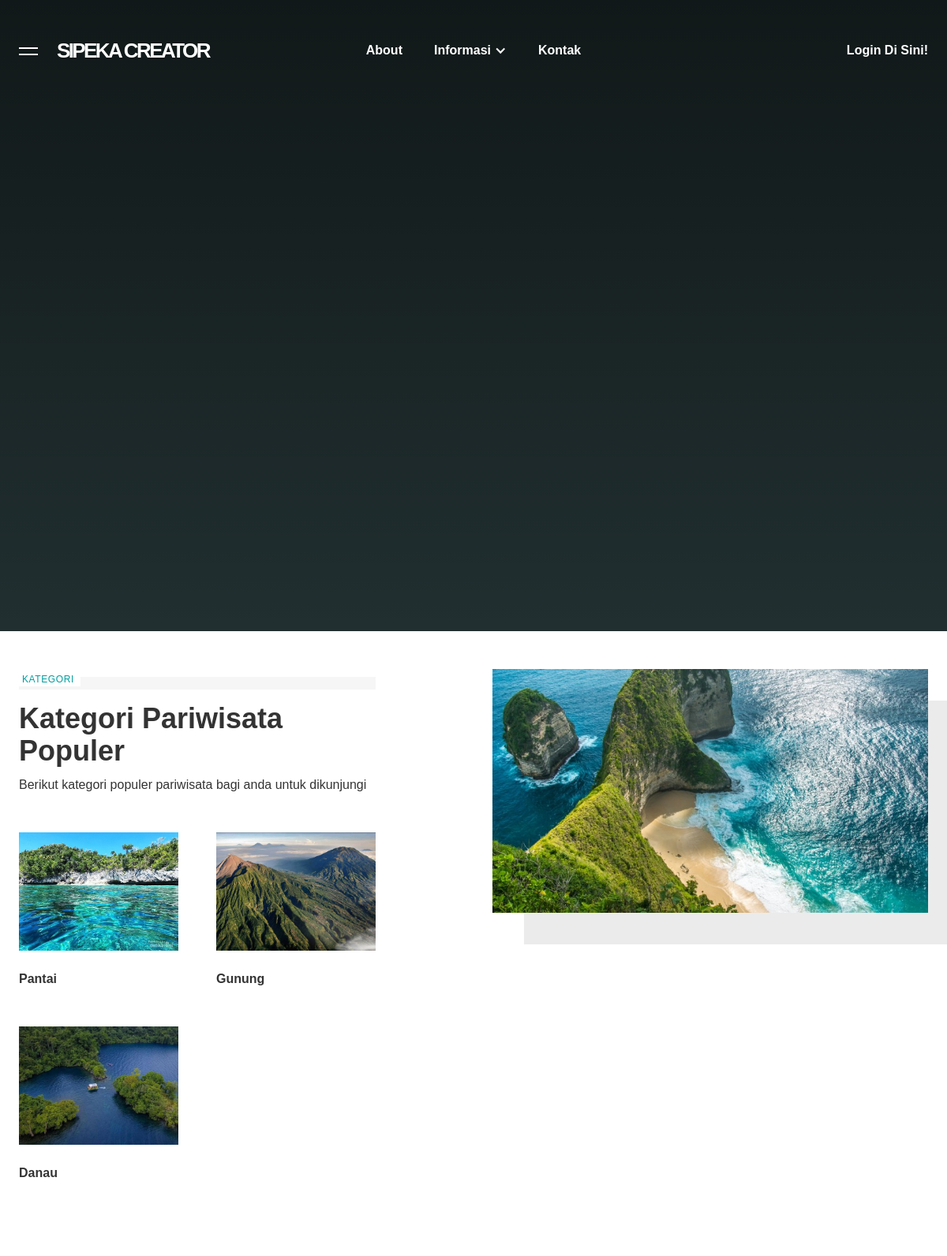
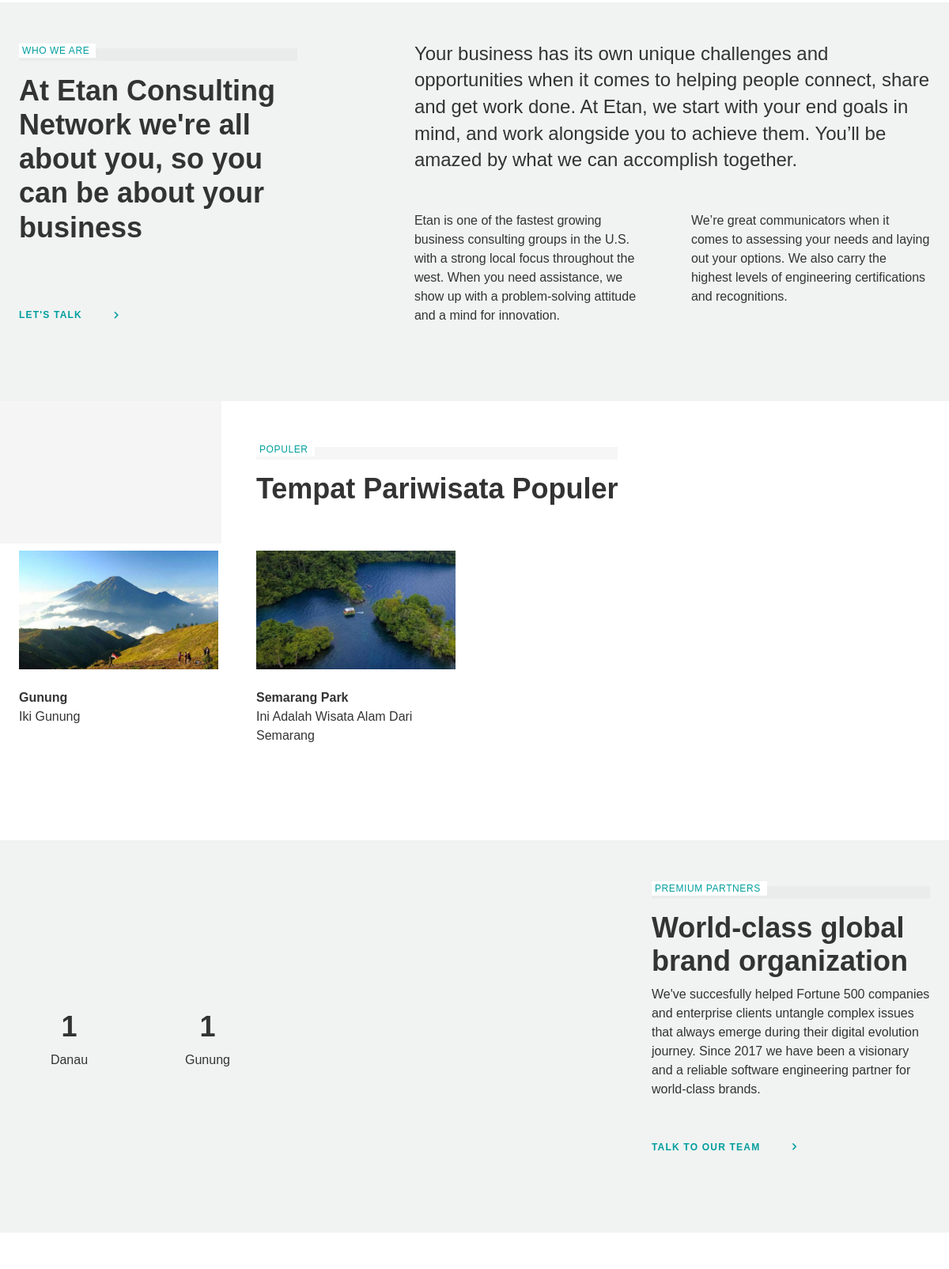
The page / (upper part) on the database its author committed (2 pictures, top to bottom).
### tables this page shows
CREATE TABLE `slider` (
  `id_slider` int(11) NOT NULL,
  `slider` text NOT NULL
);

CREATE TABLE `kategori_wisata` (
  `id_kategori_wisata` int(11) NOT NULL,
  `kategori_wisata` varchar(255) NOT NULL,
  `img_kategori_wisata` text NOT NULL
);

CREATE TABLE `wisata` (
  `id_wisata` int(11) NOT NULL,
  `nama_wisata` varchar(255) DEFAULT NULL,
  `email_wisata` varchar(255) DEFAULT NULL,
  `no_hp_wisata` varchar(255) DEFAULT NULL,
  `website_wisata` varchar(255) DEFAULT NULL,
  `alamat_wisata` text DEFAULT NULL,
  `latitude` varchar(255) DEFAULT NULL,
  `longitude` varchar(255) NOT NULL,
  `id_kategori_wisata` int(11) DEFAULT NULL,
  `deskripsi_wisata` text DEFAULT NULL,
  `img` text DEFAULT NULL,
  `id_provinsi` char(2) DEFAULT NULL,
  `id_kota_kab` char(5) DEFAULT NULL,
  `id_kecamatan` char(8) DEFAULT NULL,
  `id_desa_kelurahan` char(13) DEFAULT NULL,
  `slug` text NOT NULL
);

### application/controllers/Welcome.php (called while the page is built, shortened)
<?php
class Welcome extends CI_Controller {
	public function index()
	{
		$data['wisata_populer'] = $this->db->select('*')->from('wisata')->order_by('id_wisata', 'DESC')->limit(4)->get()->result_array();
		$data['persebaran_wisata'] = $this->db->select('*')->from('wisata')->order_by('id_wisata', 'DESC')->limit(6)->get()->result_array();
		$data['kategori_populer'] = $this->db->select('*')->from('kategori_wisata')->order_by('id_kategori_wisata', 'DESC')->limit(4)->get()->result_array();
		$data['maps'] = $this->db->select('*')->from('wisata')->get()->result_array();
		$data['count'] = $this->db->select('kategori_wisata, count(*) as jumlah')->from('wisata')->join('kategori_wisata', 'kategori_wisata.id_kategori_wisata = wisata.id_kategori_wisata')->group_by('wisata.id_kategori_wisata')->limit(4)->get()->result_array();
		$data['informasi'] = $this->db->select('*')->from('informasi')->order_by('id_informasi', 'DESC')->join('kategori_informasi', 'kategori_informasi.id_kategori_informasi = informasi.id_kategori_informasi')->limit(6)->get()->result_array();
		$data['event'] = $this->db->select('*')->from('event')->order_by('id_event', 'DESC')->join('kategori_event', 'kategori_event.id_kategori_event = event.id_kategori_event')->limit(6)->get()->result_array();
		$data['slider'] = $this->db->select('*')->from('slider')->limit(1)->get()->result_array();
		$data['slider_text'] = $this->db->select('*')->from('slider_text')->get()->result_array();
		$this->load->view('welcome', $data);
	}
}

### index.php (called while the page is built, shortened)
<?php
require_once BASEPATH.'core/CodeIgniter.php';

### application/views/welcome.php (the view, shortened to what this page needs)
<!DOCTYPE html>
<html data-wf-page="5d68c92e8dfed95df459a334" data-wf-site="5d68c92e8dfed9e8e859a331">
<head>
  <link href="<?= base_url() ?>assets_guest/css/normalize.css" rel="stylesheet" type="text/css">
  <link href="<?= base_url() ?>assets_guest/css/webflow.css" rel="stylesheet" type="text/css">
  <link href="<?= base_url() ?>assets_guest/css/etan.webflow.css" rel="stylesheet" type="text/css">
  </head>
  <body>
    <div class="section-header position-absolute">
      <div class="container space-between align-middle">
        <div data-collapse="medium" data-animation="default" data-duration="400" class="navbar w-nav">
          <div class="navbar-container align-middle w-container">
            <div class="col lg-4 order-first no-padding-left no-margin-bottom flex-horizontal lg-2 md-4 xs-8">
              <div class="menu-and-logo-container order-first"><a data-w-id="7d050a59-b525-e710-dbfb-70b18fafaf10" href="#" class="offcanvas-button margin-right w-inline-block"><img src="<?= base_url() ?>assets_guest/images/burger-menu-icon-white.svg" alt=""></a>
                <a href="#" class="brand w-nav-brand">
                  <h3 class="logotype on-dark">SIPEKA CREATOR</h3>
                </a>
              </div>
            </div>
            <div class="col lg-4 no-margin-bottom flexh-justify-center position-absolute-md lg-8">
              <nav role="navigation" class="nav-menu w-nav-menu">
                <a href="<?= base_url() ?>about" class="nav-link on-dark w-nav-link">About</a>
                <div data-hover="1" data-delay="0" data-w-id="7d050a59-b525-e710-dbfb-70b18fafaf1a" class="nav-dropdown w-dropdown">
                  <div class="nav-link on-dark w-dropdown-toggle">
                    <div class="w-icon-dropdown-toggle"></div>
                    <div>Informasi</div>
                  </div>
                </div>
                <a href="<?= base_url() ?>kontak" class="nav-link on-dark w-nav-link">Kontak</a>
              </div>
              <div class="col lg-4 no-margin-bottom flexh-justify-end no-padding-right grow hidden-xs lg-2">
                <?php
                $CI = &get_instance();
                $result = $CI->auth_model->current_user();
                if (!empty($result)) {
                  echo '<div class="extra-menu"><a href="' . base_url() . 'admin/wisata" class="extra-menu-link margin-left nav-link on-dark">Dashboard</a></div>';
                } else {
                  echo '<div class="extra-menu"><a href="' . base_url() . 'admin/login" class="extra-menu-link margin-left nav-link on-dark">Login Di Sini!</a></div>';
                }
                ?>
              </div>
            </div>
          </div>
        </div>
      </div>
      <div class="section is-header _100vh position-relative flexv-justify-end">
        <div data-poster-url="<?= $slider[0]['slider'] ?>" data-video-urls="<?= $slider[0]['slider'] ?>,<?= $slider[0]['slider'] ?>" data-autoplay="true" data-loop="true" data-wf-ignore="true" class="bg-video w-background-video w-background-video-atom">
          <video autoplay="" loop="" style="background-image:url(&quot;<?= $slider[0]['slider'] ?>)" muted="" playsinline="" data-wf-ignore="true">
            <source src="<?= $slider[0]['slider'] ?>" data-wf-ignore="true">
              <source src="<?= $slider[0]['slider'] ?>" data-wf-ignore="true">
              </video>
            </div>
            <div class="gradient-overlay"></div>
          </div>
          <div class="section">
            <div class="container">
              <div class="col lg-5 alignself-center md-12 no-margin-bottom-lg">
                <div class="pre-title-container">
                  <div class="pre-title is-left-aligned">Kategori</div>
                  <div class="pre-title-decoration"></div>
                </div>
                <h2>Kategori Pariwisata Populer</h2>
                <p class="margin-bottom-double">Berikut kategori populer pariwisata bagi anda untuk dikunjungi</p>
                <div class="container container-nested is-wrapped">
                  <?php foreach($kategori_populer as $key => $value){ ?>
                    <div class="col lg-6 md-12">
                      <img src="<?= $value['img_kategori_wisata'] ?>" alt="" class="img-resizer margin-bottom">
                      <h4 class="no-margin-bottom"><?= $value['kategori_wisata'] ?></h4>
                    </div>
                  <?php } ?>
                </div>
              </div>
              <div class="col lg-6 md-12 order-first md-margin-bottom-quad">
                <div class="image-w-stripe-container text-align-center">
                  <div data-w-id="fd7c503d-e1d8-b8ed-60dc-4039e8a9b3e9" class="stripes hidden-md"></div><img src="<?= base_url() ?>assets_guest/images/bali-beach.jpg" srcset="<?= base_url() ?>assets_guest/images/bali-beach.jpg, <?= base_url() ?>assets_guest/images/bali-beach.jpg" sizes="(max-width: 479px) 90vw, (max-width: 767px) 719px, (max-width: 773px) 93vw, (max-width: 991px) 719px, 45vw" alt="">
                </div>
              </div>
            </div>
          </div>
          <div class="section bg-accent">
            <div class="container flex-horizontal">
              <div class="col lg-4 flexv-space-between md-12">
                <div>
                  <div class="pre-title-container">
                    <div class="pre-title is-left-aligned">Who we are</div>
                    <div class="pre-title-decoration"></div>
                  </div>
                  <div class="size-h2">At Etan Consulting Network we&#x27;re all about you, so you can be about your business</div>
                </div><a href="#" class="cta-link"><span class="margin-right">let&#x27;s talk</span><span class="fa c-cta1_arrow-hovered"></span> <span class="fa c-cta1__arrow-normal"></span></a>
              </div>
              <div class="col lg-1 no-margin-bottom"></div>
              <div class="col lg-7 no-margin-bottom-lg md-12">
                <div class="margin-bottom-double text-large">Your business has its own unique challenges and opportunities when it comes to helping people connect, share and get work done. At Etan, we start with your end goals in mind, and work alongside you to achieve them. You’ll be amazed by what we can accomplish together.</div>
                <div class="container container-nested">
                  <div class="col lg-6 md-12 md-margin-bottom-small">
                    <div>Etan is one of the fastest growing business consulting groups in the U.S. with a strong local focus throughout the west. When you need assistance, we show up with a problem-solving attitude and a mind for innovation. </div>
                  </div>
                  <div class="col lg-6 md-12 no-margin-bottom-md">
                    <div class="no-margin-bottom-lg">We’re great communicators when it comes to assessing your needs and laying out your options. We also carry the highest levels of engineering certifications and recognitions.</div>
                  </div>
                </div>
              </div>
            </div>
          </div>
          <div class="section position-relative overflow-hidden">
            <div class="background-img img1 align-left push-to-lg-3"></div>
            <div class="container">
              <div class="col md-12">
                <div class="pre-title-container">
                  <div class="pre-title is-left-aligned">Populer</div>
                  <div class="pre-title-decoration"></div>
                </div>
                <h2>Tempat Pariwisata Populer</h2>
              </div>
            </div>
            <div class="container flex-horizontal is-wrapping">
              <?php foreach ($wisata_populer as $key => $value) { ?>
                <div class="col lg-3 md-12">
                  <img src="<?= $value['img'] ?>" alt="" class="img-resizer margin-right margin-bottom">
                  <h4 class="no-margin-bottom"><?= $value['nama_wisata'] ?></h4>
                  <div class="margin-bottom"><?= $value['deskripsi_wisata'] ?></div>
                </div>
              <?php } ?>
            </div>
          </div>
          <div class="section position-relative bg-accent">
            <div class="background-img img1 align-left push-to-lg-8 hidden-md"></div>
            <div class="container">
              <div class="col lg-4 no-margin-bottom md-12">
                <div class="pre-title-container">
                  <div class="pre-title is-left-aligned">Premium partners</div>
                  <div class="pre-title-decoration"></div>
                </div>
                <h2>World-class global brand organization</h2>
              </div>
            </div>
            <div class="container">
              <div class="col lg-7 md-12 no-margin-bottom">
                <div class="w-layout-grid c-grid4x2">
                  <?php foreach ($count as $key => $value) { ?>
                    <div class="text-align-center margin-top">
                      <h2><?= $value['jumlah'] ?></h2>
                      <?= $value['kategori_wisata'] ?>
                    </div>
                  <?php } ?>
                </div>
              </div>
              <div class="col lg-4 flexv-space-between md-12">
                <div>
                  <div class="margin-bottom-double">We&#x27;ve succesfully helped Fortune 500 companies and enterprise clients untangle complex issues that always emerge during their digital evolution journey. Since 2017 we have been a visionary and a reliable software engineering partner for world-class brands.</div>
                </div><a href="#" class="cta-link"><span class="margin-right">Talk to our team</span><span class="fa c-cta1_arrow-hovered"></span> <span class="fa c-cta1__arrow-normal"></span></a>
              </div>
            </div>
          </div>
          <div class="section overflow-hidden">
                  <link href='https://api.mapbox.com/mapbox.js/v3.3.1/mapbox.css' rel='stylesheet' />
          </div>
          </body>
          </html>

### assets_guest/css/webflow.css (style rules this page uses)
[class^="w-icon-"], [class*=" w-icon-"] { font-family: 'webflow-icons' !important; speak: none; font-style: normal; font-weight: normal; font-variant: normal; text-transform: none; line-height: 1; -webkit-font-smoothing: antialiased; -moz-osx-font-smoothing: grayscale; }
.w-icon-arrow-down:before, .w-icon-dropdown-toggle:before { content: "\e603"; }
* { -webkit-box-sizing: border-box; -moz-box-sizing: border-box; box-sizing: border-box; }
html { height: 100%; }
body { margin: 0; min-height: 100%; background-color: #fff; font-family: Arial, sans-serif; font-size: 14px; line-height: 20px; color: #333; }
img { max-width: 100%; vertical-align: middle; display: inline-block; }
.w-inline-block { max-width: 100%; display: inline-block; }
h1, h2, h3, h4, h5, h6 { font-weight: bold; margin-bottom: 10px; }
h2 { font-size: 32px; line-height: 36px; margin-top: 20px; }
h3 { font-size: 24px; line-height: 30px; margin-top: 20px; }
h4 { font-size: 18px; line-height: 24px; margin-top: 10px; }
p { margin-top: 0; margin-bottom: 10px; }
.w-container { margin-left: auto; margin-right: auto; max-width: 940px; }
.w-container:before, .w-container:after { content: " "; display: table; grid-column-start: 1; grid-row-start: 1; grid-column-end: 2; grid-row-end: 2; }
.w-container:after { clear: both; }
.w-background-video { position: relative; overflow: hidden; height: 500px; color: white; }
.w-background-video > video { background-size: cover; background-position: 50% 50%; position: absolute; right: -100%; bottom: -100%; top: -100%; left: -100%; margin: auto; min-width: 100%; min-height: 100%; z-index: -100; }
.w-dropdown { display: inline-block; position: relative; text-align: left; margin-left: auto; margin-right: auto; z-index: 900; }
.w-dropdown-btn, .w-dropdown-toggle, .w-dropdown-link { position: relative; vertical-align: top; text-decoration: none; color: #222222; padding: 20px; text-align: left; margin-left: auto; margin-right: auto; white-space: nowrap; }
.w-dropdown-toggle { -webkit-user-select: none; -moz-user-select: none; -ms-user-select: none; user-select: none; display: inline-block; cursor: pointer; padding-right: 40px; }
.w-icon-dropdown-toggle { position: absolute; top: 0; right: 0; bottom: 0; margin: auto; margin-right: 20px; width: 1em; height: 1em; }
.w-nav { position: relative; background: #dddddd; z-index: 1000; }
.w-nav:before, .w-nav:after { content: " "; display: table; grid-column-start: 1; grid-row-start: 1; grid-column-end: 2; grid-row-end: 2; }
.w-nav:after { clear: both; }
.w-nav-brand { position: relative; float: left; text-decoration: none; color: #333333; }
.w-nav-link { position: relative; display: inline-block; vertical-align: top; text-decoration: none; color: #222222; padding: 20px; text-align: left; margin-left: auto; margin-right: auto; }
.w-nav-menu { position: relative; float: right; }

### application/views/welcome.php (style rules this page uses)
.img-resizer { object-fit: cover !important; width: 500px !important; height: 150px; }

### rows shown on the page
kategori_wisata: img_kategori_wisata (picture), kategori_wisata "Pantai"
kategori_wisata: img_kategori_wisata (picture), kategori_wisata "Gunung"
kategori_wisata: img_kategori_wisata (picture), kategori_wisata "Danau"
wisata: img (picture), nama_wisata "Gunung", deskripsi_wisata "Iki Gunung"
wisata: img (picture), nama_wisata "Semarang Park", deskripsi_wisata "Ini Adalah Wisata Alam Dari Semarang"

### other values the page prints
$value['jumlah'] "1"
$value['kategori_wisata'] "Danau"
$value['kategori_wisata'] "Gunung"
